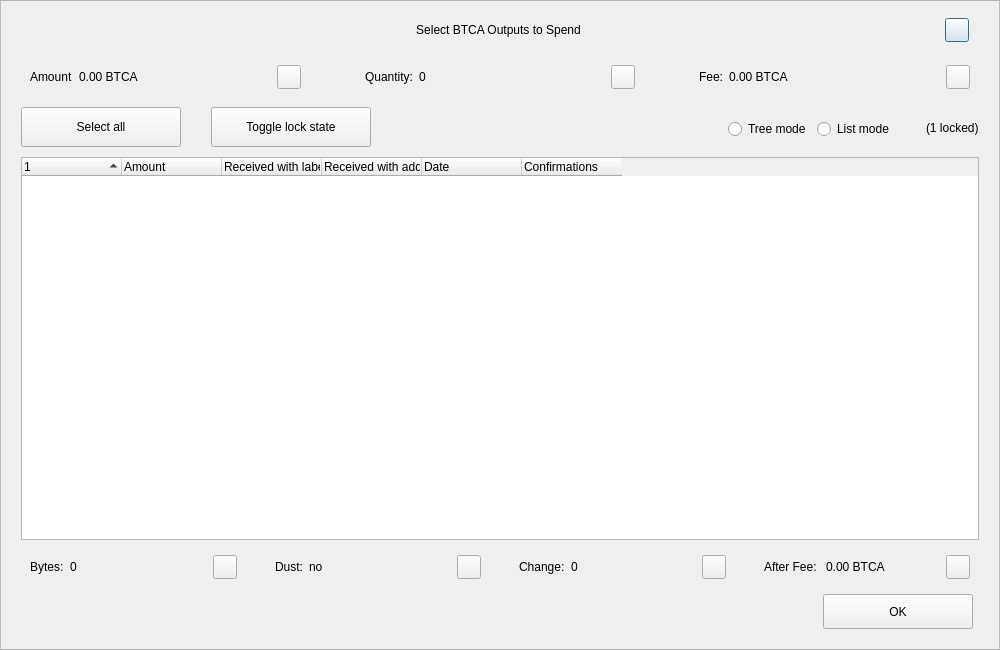
<?xml version="1.0" encoding="UTF-8"?>
<ui version="4.0">
 <class>CoinControlDialog</class>
 <widget class="QDialog" name="CoinControlDialog">
  <property name="geometry">
   <rect>
    <x>0</x>
    <y>0</y>
    <width>1000</width>
    <height>650</height>
   </rect>
  </property>
  <property name="minimumSize">
   <size>
    <width>950</width>
    <height>650</height>
   </size>
  </property>
  <property name="windowTitle">
   <string>Coin Selection</string>
  </property>
  <property name="styleSheet">
   <string notr="true"/>
  </property>
  <layout class="QVBoxLayout" name="verticalLayout">
   <property name="spacing">
    <number>0</number>
   </property>
   <property name="leftMargin">
    <number>0</number>
   </property>
   <property name="topMargin">
    <number>0</number>
   </property>
   <property name="rightMargin">
    <number>0</number>
   </property>
   <property name="bottomMargin">
    <number>0</number>
   </property>
   <item>
    <widget class="QFrame" name="frameContainer">
     <property name="toolTipDuration">
      <number>0</number>
     </property>
     <property name="frameShape">
      <enum>QFrame::StyledPanel</enum>
     </property>
     <property name="frameShadow">
      <enum>QFrame::Raised</enum>
     </property>
     <layout class="QVBoxLayout" name="verticalLayout_2">
      <property name="leftMargin">
       <number>0</number>
      </property>
      <property name="rightMargin">
       <number>0</number>
      </property>
      <property name="bottomMargin">
       <number>20</number>
      </property>
      <item>
       <layout class="QHBoxLayout" name="horizontalLayout_12">
        <property name="spacing">
         <number>0</number>
        </property>
        <property name="leftMargin">
         <number>20</number>
        </property>
        <property name="rightMargin">
         <number>30</number>
        </property>
        <item>
         <spacer name="horizontalSpacer_4">
          <property name="orientation">
           <enum>Qt::Horizontal</enum>
          </property>
          <property name="sizeHint" stdset="0">
           <size>
            <width>40</width>
            <height>20</height>
           </size>
          </property>
         </spacer>
        </item>
        <item>
         <widget class="QLabel" name="labelTitle">
          <property name="minimumSize">
           <size>
            <width>0</width>
            <height>40</height>
           </size>
          </property>
          <property name="maximumSize">
           <size>
            <width>16777215</width>
            <height>40</height>
           </size>
          </property>
          <property name="styleSheet">
           <string notr="true">padding-left:30px;</string>
          </property>
          <property name="text">
           <string>Select BTCA Outputs to Spend</string>
          </property>
          <property name="alignment">
           <set>Qt::AlignCenter</set>
          </property>
          <property name="margin">
           <number>7</number>
          </property>
         </widget>
        </item>
        <item>
         <spacer name="horizontalSpacer_5">
          <property name="orientation">
           <enum>Qt::Horizontal</enum>
          </property>
          <property name="sizeHint" stdset="0">
           <size>
            <width>40</width>
            <height>20</height>
           </size>
          </property>
         </spacer>
        </item>
        <item>
         <widget class="QPushButton" name="btnEsc">
          <property name="minimumSize">
           <size>
            <width>24</width>
            <height>24</height>
           </size>
          </property>
          <property name="maximumSize">
           <size>
            <width>24</width>
            <height>24</height>
           </size>
          </property>
          <property name="text">
           <string/>
          </property>
         </widget>
        </item>
       </layout>
      </item>
      <item>
       <layout class="QHBoxLayout" name="horizontalLayout_8">
        <property name="leftMargin">
         <number>20</number>
        </property>
        <property name="rightMargin">
         <number>20</number>
        </property>
        <item>
         <widget class="QWidget" name="layoutAmount" native="true">
          <layout class="QHBoxLayout" name="horizontalLayout_9" stretch="0,1,0">
           <item>
            <widget class="QLabel" name="labelCoinControlAmountText">
             <property name="text">
              <string>Amount</string>
             </property>
            </widget>
           </item>
           <item>
            <widget class="QLabel" name="labelCoinControlAmount">
             <property name="text">
              <string>0.00 BTCA</string>
             </property>
            </widget>
           </item>
           <item alignment="Qt::AlignHCenter|Qt::AlignVCenter">
            <widget class="QPushButton" name="pushButtonAmount">
             <property name="minimumSize">
              <size>
               <width>0</width>
               <height>24</height>
              </size>
             </property>
             <property name="maximumSize">
              <size>
               <width>24</width>
               <height>26</height>
              </size>
             </property>
             <property name="focusPolicy">
              <enum>Qt::NoFocus</enum>
             </property>
             <property name="styleSheet">
              <string notr="true">padding-bottom:2px;
padding-right:4px;</string>
             </property>
             <property name="text">
              <string/>
             </property>
            </widget>
           </item>
          </layout>
         </widget>
        </item>
        <item>
         <spacer name="horizontalSpacer_2">
          <property name="orientation">
           <enum>Qt::Horizontal</enum>
          </property>
          <property name="sizeType">
           <enum>QSizePolicy::Fixed</enum>
          </property>
          <property name="sizeHint" stdset="0">
           <size>
            <width>40</width>
            <height>20</height>
           </size>
          </property>
         </spacer>
        </item>
        <item>
         <widget class="QWidget" name="layoutQuantity" native="true">
          <layout class="QHBoxLayout" name="horizontalLayout_10" stretch="0,1,0">
           <item>
            <widget class="QLabel" name="labelCoinControlQuantityText">
             <property name="text">
              <string>Quantity:</string>
             </property>
            </widget>
           </item>
           <item>
            <widget class="QLabel" name="labelCoinControlQuantity">
             <property name="text">
              <string>0</string>
             </property>
            </widget>
           </item>
           <item alignment="Qt::AlignHCenter|Qt::AlignVCenter">
            <widget class="QPushButton" name="pushButtonQuantity">
             <property name="minimumSize">
              <size>
               <width>0</width>
               <height>24</height>
              </size>
             </property>
             <property name="maximumSize">
              <size>
               <width>24</width>
               <height>26</height>
              </size>
             </property>
             <property name="focusPolicy">
              <enum>Qt::NoFocus</enum>
             </property>
             <property name="styleSheet">
              <string notr="true">padding-bottom:2px;
               padding-right:4px;</string>
             </property>
             <property name="text">
              <string/>
             </property>
            </widget>
           </item>
          </layout>
         </widget>
        </item>
        <item>
         <spacer name="horizontalSpacer_22">
          <property name="orientation">
           <enum>Qt::Horizontal</enum>
          </property>
          <property name="sizeType">
           <enum>QSizePolicy::Fixed</enum>
          </property>
          <property name="sizeHint" stdset="0">
           <size>
            <width>40</width>
            <height>20</height>
           </size>
          </property>
         </spacer>
        </item>
        <item>
         <widget class="QWidget" name="layoutFee" native="true">
          <layout class="QHBoxLayout" name="horizontalLayout_11" stretch="0,1,0">
           <item>
            <widget class="QLabel" name="labelCoinControlFeeText">
             <property name="text">
              <string>Fee:</string>
             </property>
            </widget>
           </item>
           <item>
            <widget class="QLabel" name="labelCoinControlFee">
             <property name="text">
              <string>0.00 BTCA</string>
             </property>
            </widget>
           </item>
           <item alignment="Qt::AlignHCenter|Qt::AlignVCenter">
            <widget class="QPushButton" name="pushButtonFee">
             <property name="minimumSize">
              <size>
               <width>0</width>
               <height>24</height>
              </size>
             </property>
             <property name="maximumSize">
              <size>
               <width>24</width>
               <height>26</height>
              </size>
             </property>
             <property name="focusPolicy">
              <enum>Qt::NoFocus</enum>
             </property>
             <property name="styleSheet">
              <string notr="true">padding-bottom:2px;
               padding-right:4px;</string>
             </property>
             <property name="text">
              <string/>
             </property>
            </widget>
           </item>
          </layout>
         </widget>
        </item>
       </layout>
      </item>
      <item>
       <widget class="QFrame" name="frame">
        <property name="minimumSize">
         <size>
          <width>0</width>
          <height>40</height>
         </size>
        </property>
        <property name="styleSheet">
         <string notr="true">#frame {
	border:0;
}</string>
        </property>
        <property name="frameShape">
         <enum>QFrame::StyledPanel</enum>
        </property>
        <property name="frameShadow">
         <enum>QFrame::Sunken</enum>
        </property>
        <layout class="QHBoxLayout" name="horizontalLayout">
         <property name="spacing">
          <number>0</number>
         </property>
         <property name="leftMargin">
          <number>20</number>
         </property>
         <property name="topMargin">
          <number>0</number>
         </property>
         <property name="rightMargin">
          <number>20</number>
         </property>
         <property name="bottomMargin">
          <number>0</number>
         </property>
         <item>
          <layout class="QHBoxLayout" name="horizontalLayoutPanel" stretch="0,0,0,0,0,0">
           <property name="spacing">
            <number>20</number>
           </property>
           <item>
            <widget class="QPushButton" name="pushButtonSelectAll">
             <property name="sizePolicy">
              <sizepolicy hsizetype="Maximum" vsizetype="Fixed">
               <horstretch>0</horstretch>
               <verstretch>0</verstretch>
              </sizepolicy>
             </property>
             <property name="minimumSize">
              <size>
               <width>160</width>
               <height>40</height>
              </size>
             </property>
             <property name="maximumSize">
              <size>
               <width>16777215</width>
               <height>40</height>
              </size>
             </property>
             <property name="text">
              <string>Select all</string>
             </property>
             <property name="checkable">
              <bool>true</bool>
             </property>
             <property name="checked">
              <bool>false</bool>
             </property>
             <property name="autoExclusive">
              <bool>false</bool>
             </property>
             <property name="autoDefault">
              <bool>false</bool>
             </property>
            </widget>
           </item>
           <item>
            <spacer name="horizontalSpacer_6">
             <property name="orientation">
              <enum>Qt::Horizontal</enum>
             </property>
             <property name="sizeType">
              <enum>QSizePolicy::Fixed</enum>
             </property>
             <property name="sizeHint" stdset="0">
              <size>
               <width>10</width>
               <height>20</height>
              </size>
             </property>
            </spacer>
           </item>
           <item>
            <widget class="QPushButton" name="pushButtonToggleLock">
             <property name="sizePolicy">
              <sizepolicy hsizetype="Maximum" vsizetype="Fixed">
               <horstretch>0</horstretch>
               <verstretch>0</verstretch>
              </sizepolicy>
             </property>
             <property name="minimumSize">
              <size>
               <width>160</width>
               <height>40</height>
              </size>
             </property>
             <property name="maximumSize">
              <size>
               <width>16777215</width>
               <height>40</height>
              </size>
             </property>
             <property name="text">
              <string>Toggle lock state</string>
             </property>
             <property name="checkable">
              <bool>true</bool>
             </property>
             <property name="autoExclusive">
              <bool>false</bool>
             </property>
             <property name="autoDefault">
              <bool>false</bool>
             </property>
            </widget>
           </item>
           <item>
            <spacer name="horizontalSpacer_7">
             <property name="orientation">
              <enum>Qt::Horizontal</enum>
             </property>
             <property name="sizeType">
              <enum>QSizePolicy::Expanding</enum>
             </property>
             <property name="sizeHint" stdset="0">
              <size>
               <width>30</width>
               <height>20</height>
              </size>
             </property>
            </spacer>
           </item>
           <item alignment="Qt::AlignRight">
            <widget class="QGroupBox" name="groupBox_2">
             <property name="styleSheet">
              <string notr="true">#groupBox_2 {
    background-color:transparent;
    border-radius:0;
}</string>
             </property>
             <property name="title">
              <string/>
             </property>
             <layout class="QHBoxLayout" name="horizontalLayout_14">
              <item>
               <widget class="QRadioButton" name="radioTreeMode">
                <property name="sizePolicy">
                 <sizepolicy hsizetype="Maximum" vsizetype="Fixed">
                  <horstretch>0</horstretch>
                  <verstretch>0</verstretch>
                 </sizepolicy>
                </property>
                <property name="text">
                 <string>Tree mode</string>
                </property>
               </widget>
              </item>
              <item>
               <widget class="QRadioButton" name="radioListMode">
                <property name="sizePolicy">
                 <sizepolicy hsizetype="Maximum" vsizetype="Fixed">
                  <horstretch>0</horstretch>
                  <verstretch>0</verstretch>
                 </sizepolicy>
                </property>
                <property name="text">
                 <string>List mode</string>
                </property>
                <property name="checked">
                 <bool>false</bool>
                </property>
               </widget>
              </item>
             </layout>
            </widget>
           </item>
           <item>
            <widget class="QLabel" name="labelLocked">
             <property name="text">
              <string>(1 locked)</string>
             </property>
            </widget>
           </item>
          </layout>
         </item>
        </layout>
       </widget>
      </item>
      <item>
       <layout class="QHBoxLayout" name="horizontalLayout_13">
        <property name="leftMargin">
         <number>20</number>
        </property>
        <property name="rightMargin">
         <number>20</number>
        </property>
        <item>
         <widget class="CoinControlTreeWidget" name="treeWidget">
          <property name="contextMenuPolicy">
           <enum>Qt::CustomContextMenu</enum>
          </property>
          <property name="styleSheet">
           <string notr="true"/>
          </property>
          <property name="sortingEnabled">
           <bool>false</bool>
          </property>
          <property name="columnCount">
           <number>6</number>
          </property>
          <attribute name="headerShowSortIndicator" stdset="0">
           <bool>true</bool>
          </attribute>
          <attribute name="headerStretchLastSection">
           <bool>false</bool>
          </attribute>
          <column>
           <property name="text">
            <string/>
           </property>
          </column>
          <column>
           <property name="text">
            <string>Amount</string>
           </property>
          </column>
          <column>
           <property name="text">
            <string>Received with label</string>
           </property>
          </column>
          <column>
           <property name="text">
            <string>Received with address</string>
           </property>
          </column>
          <column>
           <property name="text">
            <string>Date</string>
           </property>
          </column>
          <column>
           <property name="text">
            <string>Confirmations</string>
           </property>
           <property name="toolTip">
            <string>Confirmed</string>
           </property>
          </column>
         </widget>
        </item>
       </layout>
      </item>
      <item>
       <layout class="QHBoxLayout" name="horizontalLayout_3">
        <property name="spacing">
         <number>20</number>
        </property>
        <property name="leftMargin">
         <number>20</number>
        </property>
        <property name="rightMargin">
         <number>20</number>
        </property>
        <item>
         <widget class="QWidget" name="layoutBytes" native="true">
          <layout class="QHBoxLayout" name="horizontalLayout_4" stretch="0,1,0">
           <item>
            <widget class="QLabel" name="labelCoinControlBytesText">
             <property name="text">
              <string>Bytes:</string>
             </property>
            </widget>
           </item>
           <item>
            <widget class="QLabel" name="labelCoinControlBytes">
             <property name="text">
              <string>0</string>
             </property>
            </widget>
           </item>
           <item alignment="Qt::AlignHCenter|Qt::AlignVCenter">
            <widget class="QPushButton" name="pushButtonBytes">
             <property name="minimumSize">
              <size>
               <width>0</width>
               <height>24</height>
              </size>
             </property>
             <property name="maximumSize">
              <size>
               <width>24</width>
               <height>26</height>
              </size>
             </property>
             <property name="focusPolicy">
              <enum>Qt::NoFocus</enum>
             </property>
             <property name="styleSheet">
              <string notr="true">padding-bottom:2px;
               padding-right:4px;</string>
             </property>
             <property name="text">
              <string/>
             </property>
            </widget>
           </item>
          </layout>
         </widget>
        </item>
        <item>
         <widget class="QWidget" name="layoutDust" native="true">
          <layout class="QHBoxLayout" name="horizontalLayout_5" stretch="0,1,0">
           <item>
            <widget class="QLabel" name="labelCoinControlLowOutputText">
             <property name="text">
              <string>Dust:</string>
             </property>
            </widget>
           </item>
           <item>
            <widget class="QLabel" name="labelCoinControlLowOutput">
             <property name="text">
              <string>no</string>
             </property>
            </widget>
           </item>
           <item alignment="Qt::AlignHCenter|Qt::AlignVCenter">
            <widget class="QPushButton" name="pushButtonDust">
             <property name="minimumSize">
              <size>
               <width>0</width>
               <height>24</height>
              </size>
             </property>
             <property name="maximumSize">
              <size>
               <width>24</width>
               <height>26</height>
              </size>
             </property>
             <property name="focusPolicy">
              <enum>Qt::NoFocus</enum>
             </property>
             <property name="styleSheet">
              <string notr="true">padding-bottom:2px;
               padding-right:4px;</string>
             </property>
             <property name="text">
              <string/>
             </property>
            </widget>
           </item>
          </layout>
         </widget>
        </item>
        <item>
         <widget class="QWidget" name="layoutChange" native="true">
          <layout class="QHBoxLayout" name="horizontalLayout_6" stretch="0,1,0">
           <item>
            <widget class="QLabel" name="labelCoinControlChangeText">
             <property name="text">
              <string>Change:</string>
             </property>
            </widget>
           </item>
           <item>
            <widget class="QLabel" name="labelCoinControlChange">
             <property name="text">
              <string>0</string>
             </property>
            </widget>
           </item>
           <item alignment="Qt::AlignHCenter|Qt::AlignVCenter">
            <widget class="QPushButton" name="pushButtonChange">
             <property name="minimumSize">
              <size>
               <width>0</width>
               <height>24</height>
              </size>
             </property>
             <property name="maximumSize">
              <size>
               <width>24</width>
               <height>26</height>
              </size>
             </property>
             <property name="focusPolicy">
              <enum>Qt::NoFocus</enum>
             </property>
             <property name="styleSheet">
              <string notr="true">padding-bottom:2px;
               padding-right:4px;</string>
             </property>
             <property name="text">
              <string/>
             </property>
            </widget>
           </item>
          </layout>
         </widget>
        </item>
        <item>
         <widget class="QWidget" name="layoutAfter" native="true">
          <layout class="QHBoxLayout" name="horizontalLayout_7" stretch="0,1,0">
           <item>
            <widget class="QLabel" name="labelCoinControlAfterFeeText">
             <property name="text">
              <string>After Fee: </string>
             </property>
            </widget>
           </item>
           <item>
            <widget class="QLabel" name="labelCoinControlAfterFee">
             <property name="text">
              <string>0.00 BTCA</string>
             </property>
            </widget>
           </item>
           <item alignment="Qt::AlignHCenter|Qt::AlignVCenter">
            <widget class="QPushButton" name="pushButtonAlterFee">
             <property name="minimumSize">
              <size>
               <width>0</width>
               <height>24</height>
              </size>
             </property>
             <property name="maximumSize">
              <size>
               <width>24</width>
               <height>26</height>
              </size>
             </property>
             <property name="focusPolicy">
              <enum>Qt::NoFocus</enum>
             </property>
             <property name="styleSheet">
              <string notr="true">padding-bottom:2px;
               padding-right:4px;</string>
             </property>
             <property name="text">
              <string/>
             </property>
            </widget>
           </item>
          </layout>
         </widget>
        </item>
       </layout>
      </item>
      <item>
       <layout class="QHBoxLayout" name="horizontalLayout_2">
        <property name="spacing">
         <number>0</number>
        </property>
        <property name="leftMargin">
         <number>20</number>
        </property>
        <property name="rightMargin">
         <number>26</number>
        </property>
        <item>
         <spacer name="horizontalSpacer_3">
          <property name="orientation">
           <enum>Qt::Horizontal</enum>
          </property>
          <property name="sizeHint" stdset="0">
           <size>
            <width>558</width>
            <height>20</height>
           </size>
          </property>
         </spacer>
        </item>
        <item>
         <widget class="QPushButton" name="pushButtonOk">
          <property name="minimumSize">
           <size>
            <width>150</width>
            <height>35</height>
           </size>
          </property>
          <property name="text">
           <string>OK</string>
          </property>
         </widget>
        </item>
       </layout>
      </item>
     </layout>
    </widget>
   </item>
  </layout>
 </widget>
 <customwidgets>
  <customwidget>
   <class>CoinControlTreeWidget</class>
   <extends>QTreeWidget</extends>
   <header>coincontroltreewidget.h</header>
  </customwidget>
 </customwidgets>
 <resources/>
 <connections/>
</ui>
